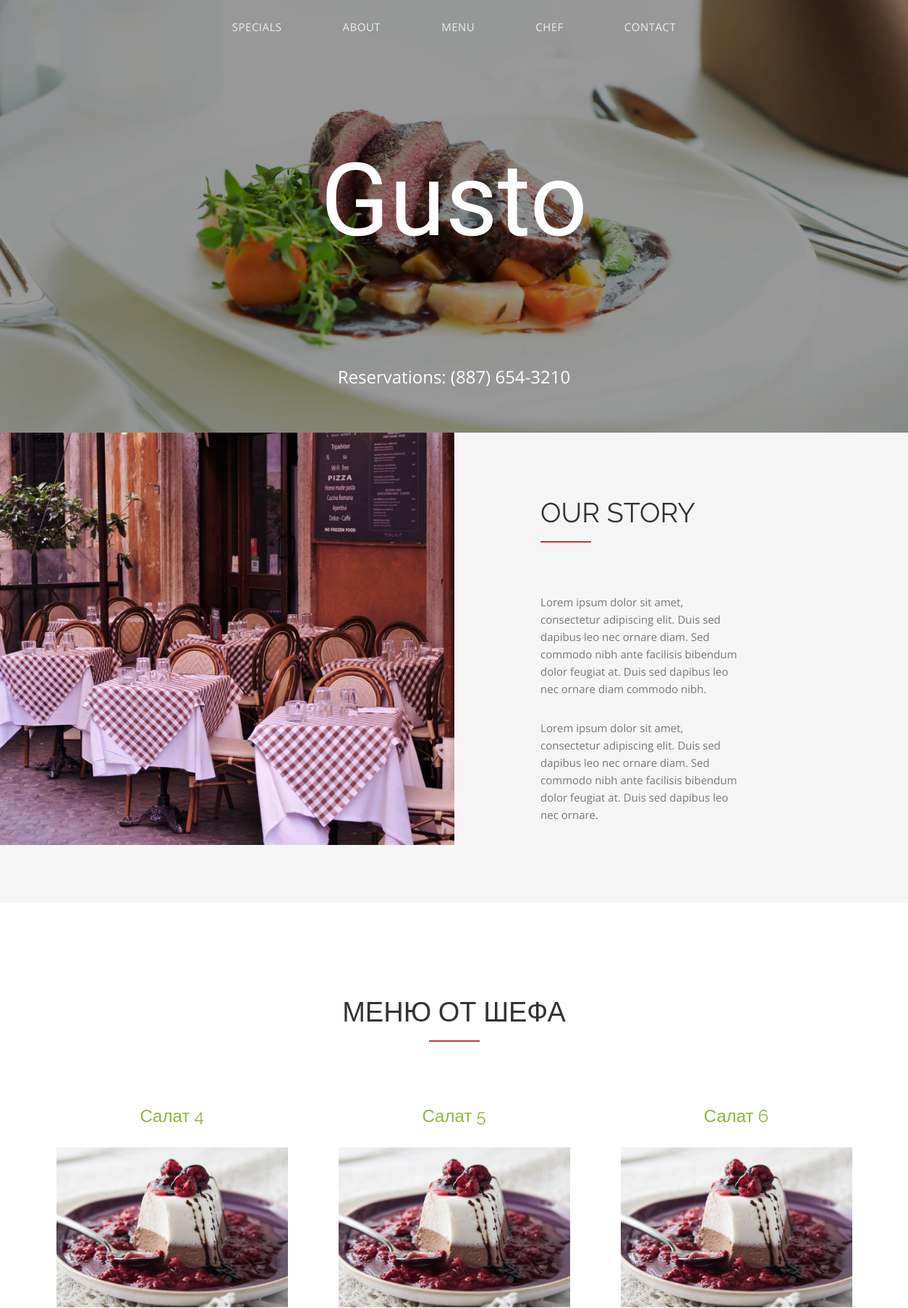
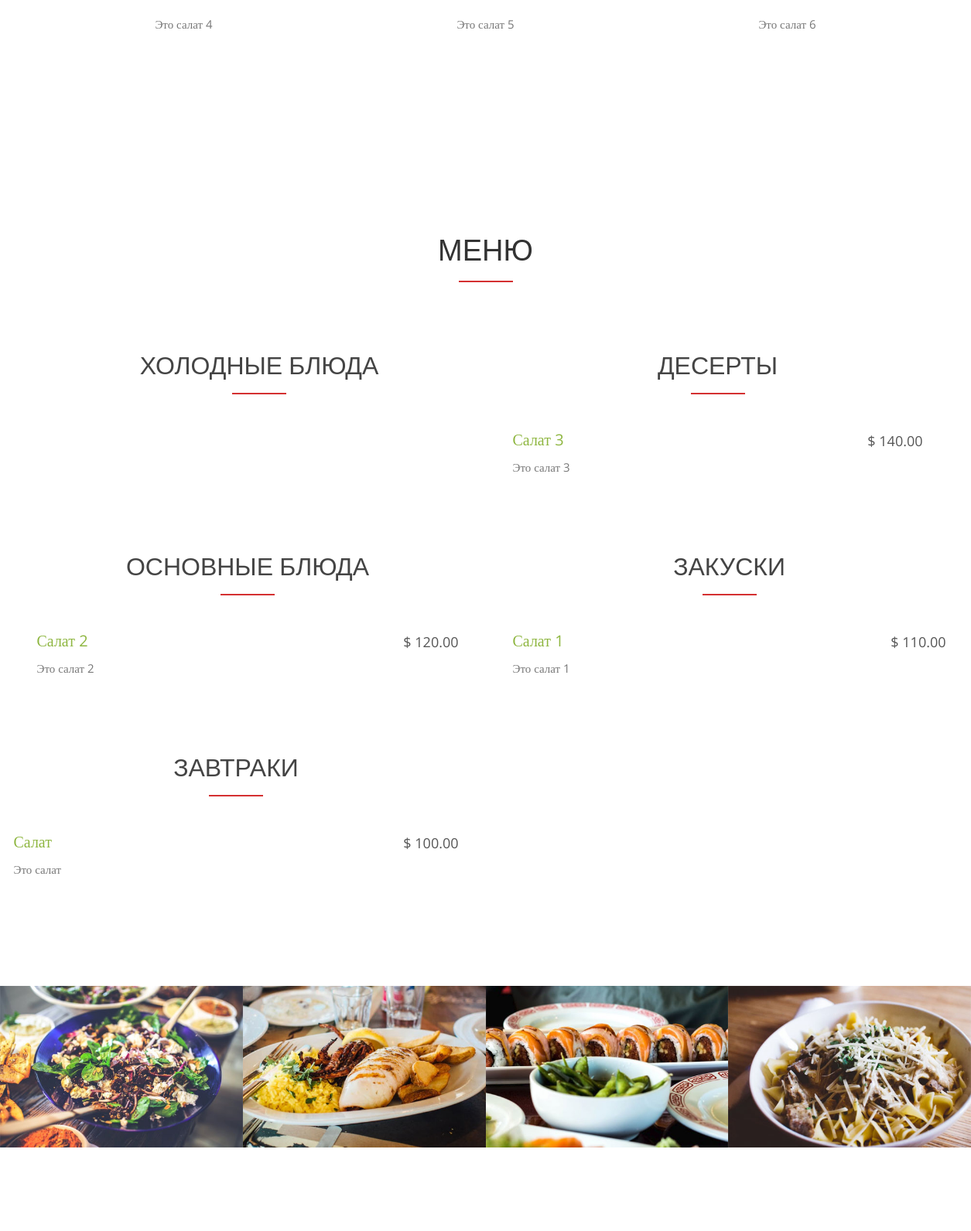
The page / (upper part) on the database its author committed (2 pictures, top to bottom).
### main_gusto/models.py (models this page shows, shortened)
class Dish(models.Model):
    def get_file_name(self, filename):
        ext = filename.strip().split('.')[-1]
        filename = f'{uuid4()}.{ext}'
        return path.join('media/images/dishes', filename)
    title = models.CharField(max_length=25, unique=True)
    photo = models.ImageField(upload_to=get_file_name)
    dish_order = models.IntegerField()
    is_visible = models.BooleanField(default=True)
    price = models.DecimalField(max_digits=6, decimal_places=2)
    desc = models.CharField(max_length=150, unique=True)
    category = models.ForeignKey(Category, on_delete=models.CASCADE)

class Category(models.Model):
    def get_file_name(self, filename):
        ext = filename.strip().split('.')[-1]
        filename = f'{uuid4()}.{ext}'
        return path.join('media/images/categories', filename)
    title = models.CharField(max_length=15, unique=True)
    photo = models.ImageField(upload_to=get_file_name)
    category_order = models.IntegerField(unique=True)
    is_visible = models.BooleanField(default=True)

### main_gusto/views.py (the view)
# urls.py: path('', main_page_view, name='main_page_view'),
def main_page_view(request):
    if request.method == 'POST':
        form = FormMessage(request.POST)
        if form.is_valid():
            form.save()
            return redirect('/')
    team_info = Team.objects.all().filter(is_visible=True)
    categories = Category.objects.filter(is_visible=True).order_by('-category_order')
    for item in categories:
        dishes = Dish.objects.filter(category=item.pk).filter(is_visible=True).order_by('dish_order')
        item.dishes = dishes
    special = Dish.objects.filter(category__title='Меню от шефа')
    form = FormMessage()
    return render(request, 'index.html', context={
            'categories': categories,
            'special': special,
            'team_info': team_info[0],
            'form': form,
        })

### main_gusto/templates/index.html (shortened to what this page needs)
{% extends 'base.html' %}
{% block content %}
    {% include 'about.html' %}
    {% include 'features.html' %}
    {% include 'menu.html' %}
    {% include 'gallery.html' %}
    {% include 'team.html' %}
{% endblock %}

### main_gusto/templates/features.html
<section id="features" class="text-center">
    <div class="container">
        <div class="section-title">
            <h2>Меню от шефа</h2>
        </div>
        <div class="row">
            {% for item in special %}
                <div class="col-xs-12 col-sm-4">
                    <div class="features-item">
                        <h3><a href="/menu/dish/{{ item.pk }}">{{ item.title }}</a></h3>
                        <img src={{ item.photo }} class="img-responsive" alt="">
                        <p>{{ item.desc }}</p>
                    </div>
                </div>
            {% endfor %}
        </div>
    </div>
</section>

### main_gusto/templates/menu.html
<section id="restaurant-menu">
    <div class="container">
        <div class="section-title text-center">
            <h2>Меню</h2>
        </div>
        {% for category in categories %}
            <div class="row">
              <div class="col-xs-12 col-sm-6">
                <div class="menu-section">
                  <h2 class="menu-section-title">{{ category.title }}</h2>
                  {% for dish in category.dishes %}
                      <div class="menu-item">
                          <div class="menu-item-name"><a href="/menu/dish/{{ dish.pk }}">{{ dish.title }}</a></div>
                        <div class="menu-item-price"> $ {{ dish.price }} </div>
                        <div class="menu-item-description"> {{ dish.desc }} </div>
                      </div>
                  {% endfor %}
                </div>
              </div>
        {% endfor %}
    </div>
    </div>
</section>

### static/css/style.css (style rules this page uses)
body, html { font-family: 'Open Sans', serif; text-rendering: optimizeLegibility !important; -webkit-font-smoothing: antialiased !important; color: #777; font-weight: 400; width: 100% !important; height: 100% !important; }
h1, h2, h3, h4 { font-family: 'Raleway', sans-serif; }
h2 { font-weight: 400; font-size: 38px; color: #333; text-transform: uppercase; position: relative; margin-top: 10px; margin-bottom: 15px; padding-bottom: 20px; }
h2::after { position: absolute; content: ""; background: #d43031; height: 2px; width: 70px; bottom: 0; margin-left: -35px; left: 50%; }
h3 { font-size: 24px; font-weight: 400; color: #333; }
p { font-size: 15px; }
a { color: #8eb640; }
.section-title { margin-bottom: 70px; }
#features { padding: 120px 0; }
#features .features-item { margin: 0 20px; }
#features img { margin: 30px auto 20px; }
#features p { line-height: 24px; margin: 15px 0 30px; }
#restaurant-menu { padding: 100px 0 60px 0; }
#restaurant-menu .menu-section { margin: 0 20px 80px; }
#restaurant-menu .menu-section-title { font-size: 32px; display: block; font-weight: 400; color: #444; margin: 20px 0; text-align: center; }
#restaurant-menu .menu-item { margin: 45px 0; font-size: 18px; }
#restaurant-menu .menu-item-name { font-weight: 400; font-size: 20px; color: #444; margin-bottom: 10px; }
#restaurant-menu .menu-item-description { font-size: 15px; width: 85%; }
#restaurant-menu .menu-item-price { float: right; font-weight: 400; color: #555; margin-top: -36px; }

### rows shown on the page
Dish: title "Салат 4", photo (picture), desc "Это салат 4"
Dish: title "Салат 5", photo (picture), desc "Это салат 5"
Dish: title "Салат 6", photo (picture), desc "Это салат 6"
Category: title "ХОЛОДНЫЕ БЛЮДА"
Category: title "ДЕСЕРТЫ"
Dish: title "Салат 3", price "140.00", desc "Это салат 3"
Category: title "ОСНОВНЫЕ БЛЮДА"
Dish: title "Салат 2", price "120.00", desc "Это салат 2"
Category: title "ЗАКУСКИ"
Dish: title "Салат 1", price "110.00", desc "Это салат 1"
Category: title "ЗАВТРАКИ"
Dish: title "Салат", price "100.00", desc "Это салат"
